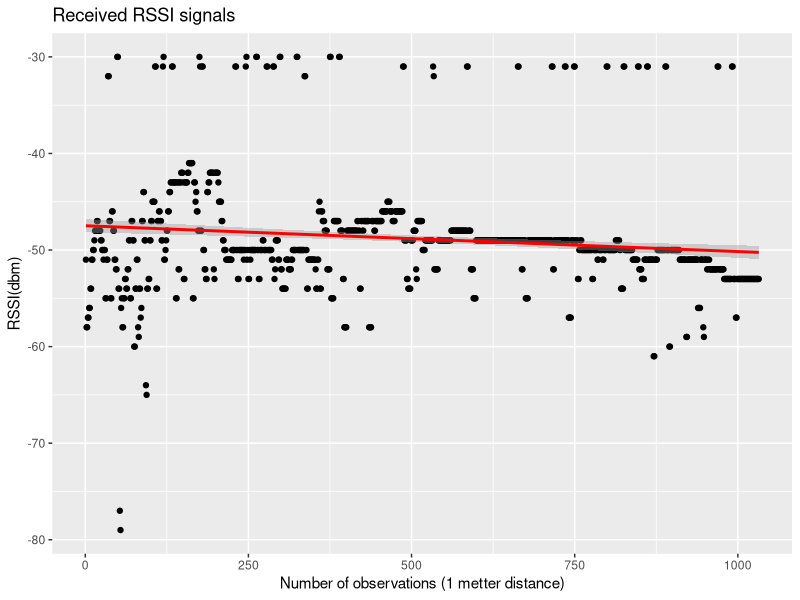

Generate this figure with R: (Note: this script raises an error after producing the figure.)
require(ggplot2)
require(reshape2)
require(stringr)
require(gridExtra)

# Vmetnuvanje na Log file od Dejan

rssi1 <- read.table(file = "rssi1m.txt",fill = TRUE,stringsAsFactors=FALSE)
rssi2 <- read.table(file = "rssi2m.txt",fill = TRUE,stringsAsFactors=FALSE)

# head(rssi1)
# head(rssi2)
# str(rssi2)
# head(rssi1)

l <- rssi1[str_detect(rssi1$V12,pattern = "power:-\\d{1,3}"), ]
l1 <- rssi2[str_detect(rssi2$V12,pattern = "power:-\\d{1,3}"), ]
head(l)
head(l1)
power_1m <- str_extract(string = l$V12 ,pattern = "-\\d{1,3}" )
power_2m <- str_extract(string = l1$V12 ,pattern = "-\\d{1,3}" )
# length(power_1m)
# head(power_1m)

power_1m <- as.data.frame(power_1m)
power_2m <- as.data.frame(power_2m)
power_1m$power_1m <- as.numeric(as.character(power_1m$power_1m))
power_2m$power_2m <- as.numeric(as.character(power_2m$power_2m))

A_1m <- mean(power_1m$power_1m,na.rm = TRUE)
A_2m <- mean(power_2m$power_2m,na.rm = TRUE)
A <- (A_1m + A_2m) / 2
# head(power_1m)
#class(power_1m$power_1m)

# Creating plots and geom_smooth(method="lm") , creating linear regression models

g <- ggplot(data = power_1m,aes(y = power_1m,x = 1:length(power_1m))) + geom_point(fill = "red") + geom_smooth(method="lm",color = "red") +
  labs( x = "Number of observations (1 metter distance)", y = "RSSI(dbm)",title = "Received RSSI signals") 
g
g1 <- ggplot(data = power_2m,aes(y = power_2m,x = 1:length(power_2m))) + geom_point() + geom_smooth(method="lm",color = "red") +
    labs( x = "Number of observations (2 metter distance)", y = "RSSI(dbm)", title = "Received RSSI signals")

####################        Linear regression                           #############################
x1 <-  1:length(power_1m$power_1)
x2 <-  1:length(power_2m$power_2)

reg_1m <- lm(data = power_1m, power_1m ~ x1)
reg_2m <- lm(data = power_2m, power_2m ~ x2)

rez <- list(Distance_1m = reg_1m,Distance_2m = reg_2m)
########################################################################################################

power_1m$power_1m <- as.factor(as.character(power_1m$power_1m)) # Vrakjanje vo factor za podobar 
power_2m$power_2m <- as.factor(as.character(power_2m$power_2m)) # prikaz na x -oska             

hist_1m <- ggplot(data = power_1m,aes(x = power_1m)) + geom_histogram(colour = "black", fill = "darkgreen",) + 
  labs( x = "Different RSSI for 1m distance", y = "Frequency")       

hist_2m <- ggplot(data = power_2m,aes(x = power_2m)) + geom_histogram(colour = "black", fill = "darkgreen") + 
  labs( x = "Different RSSI for 2m distance", y = "Frequency")

grid.arrange(g, g1, hist_1m, hist_2m, nrow = 2,ncol = 2, main=textGrob("RSSI ANALYSIS", gp=gpar(cex=1.2, fontface="bold", col="blue")))

cat(sprintf(" \n Mean for 1m distance is %s. \n Mean for 2m distance is %s. \n Overal mean is %s. \n ",A_1m,A_2m,A)) # Printanje na srednata vrednost

################# Print reggresion rezults ###########################

print(rez)